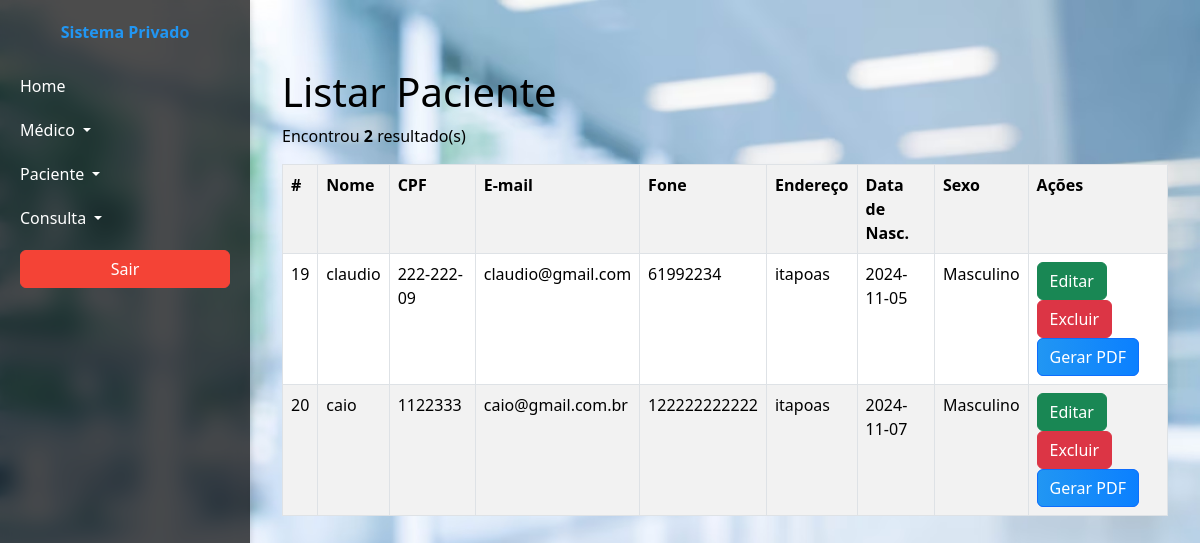
The app's page /dashboard.php?page=listar-paciente (signed in) with its own data.
### tables this page shows
CREATE TABLE `paciente` (
  `id_paciente` int(10) UNSIGNED NOT NULL,
  `nome_paciente` varchar(100) DEFAULT NULL,
  `cpf_paciente` varchar(14) DEFAULT NULL,
  `data_nasc_paciente` date DEFAULT NULL,
  `sexo_paciente` char(1) DEFAULT NULL,
  `fone_paciente` varchar(20) DEFAULT NULL,
  `email_paciente` varchar(100) DEFAULT NULL,
  `endereco_paciente` varchar(100) DEFAULT NULL
);

### listar-paciente.php (the view)
<h1>Listar Paciente</h1>
<?php
	$sql = "SELECT * FROM paciente";
	$res = $conn->query($sql);
	$qtd = $res->num_rows;
	if($qtd > 0){
		print "<p>Encontrou <b>$qtd</b> resultado(s)</p>";
		print "<table class='table table-bordered table-striped table-hover'>";
		print "<tr>";
		print "<th>#</th>";
		print "<th>Nome</th>";
		print "<th>CPF</th>";
		print "<th>E-mail</th>";
		print "<th>Fone</th>";
		print "<th>Endereço</th>";
		print "<th>Data de Nasc.</th>";
		print "<th>Sexo</th>";
		print "<th>Ações</th>";
		print "</tr>";
		while($row = $res->fetch_object()){
			if($row->sexo_paciente == "m"){
				$sexo = "Masculino";
			}else{
				$sexo = "Feminino";
			}
			print "<tr>";
			print "<td>".$row->id_paciente."</td>";
			print "<td>".$row->nome_paciente."</td>";
			print "<td>".$row->cpf_paciente."</td>";
			print "<td>".$row->email_paciente."</td>";
			print "<td>".$row->fone_paciente."</td>";
			print "<td>".$row->endereco_paciente."</td>";
			print "<td>".$row->data_nasc_paciente."</td>";
			print "<td>".$sexo."</td>";
			print "<td>
					<button class='btn btn-success' onclick=\"location.href='?page=editar-paciente&id_paciente=".$row->id_paciente."';\">Editar</button>
					<button class='btn btn-danger'onclick=\"if(confirm('Tem certeza que deseja excluir?')){location.href='?page=salvar-paciente&acao=excluir&id_paciente=".$row->id_paciente."';}else{false;}\">Excluir</button>
					<a href='gerar_pdf1.php?id_paciente=" . $row->id_paciente . "' class='btn btn-primary'>Gerar PDF</a>
			       </td>";
			print "</tr>";
		}
		print "</table>";
	}else{
		print "<p>Não encontrou resultado</p>";
	}

### dashboard.php (shortened to what this page needs)
<!DOCTYPE html>
<html lang="pt-br">
<head>
    <link href="css/bootstrap.min.css" rel="stylesheet">
    <link rel="stylesheet" href="https://cdnjs.cloudflare.com/ajax/libs/font-awesome/6.2.0/css/all.min.css" />
</head>
<body>
    <nav class="sidebar">
        <a class="navbar-brand" href="dashboard.php">Sistema Privado</a>
        <ul class="navbar-nav me-auto mb-2 mb-lg-0">
            <li class="nav-item">
                <a class="nav-link active" aria-current="page" href="dashboard.php">Home</a>
            </li>
            <li class="nav-item dropdown">
                <a class="nav-link dropdown-toggle" href="#" role="button" data-bs-toggle="dropdown"
                    aria-expanded="false">
                    Médico
                </a>
            </li>
            <li class="nav-item dropdown">
                <a class="nav-link dropdown-toggle" href="#" role="button" data-bs-toggle="dropdown"
                    aria-expanded="false">
                    Paciente
                </a>
            </li>
            <li class="nav-item dropdown">
                <a class="nav-link dropdown-toggle" href="#" role="button" data-bs-toggle="dropdown"
                    aria-expanded="false">
                    Consulta
                </a>
            </li>
        </ul>
        <a href="logout.php" class="btn btn-danger">Sair</a>
    </nav>
    <div class="main-content">
        <div class="container">
            <div class="row mt-5">
                <div class="col">
                    <?php
                    include('config.php');
                    switch (@$_REQUEST['page']) {
                        case 'listar-paciente':
                            include('listar-paciente.php');
                            break;
                    }
                    ?>
                </div>
            </div>
        </div>
    </div>
</body>
</html>

### dashboard.php (style rules this page uses)
body { display: flex; height: 100vh; background-image: url('images.avif'); background-size: cover; background-position: center; background-repeat: no-repeat; color: #000; }
.sidebar { width: 250px; height: 100vh; position: fixed; background-color: rgba(0, 0, 0, 0.7); backdrop-filter: blur(10px); box-shadow: 2px 0 5px rgba(0, 0, 0, 0.1); display: flex; flex-direction: column; padding-top: 20px; }
.sidebar .navbar-brand { color: #2196F3; text-align: center; font-weight: bold; margin-bottom: 20px; }
.sidebar .nav-link { color: #fff; padding: 10px 20px; text-decoration: none; }
.sidebar .nav-link.active { color: #fff !important; }
.sidebar .btn-danger { margin: 10px 20px; background-color: #f44336; border-color: #f44336; width: calc(100% - 40px); }
.main-content { margin-left: 250px; padding: 20px; flex: 1; }
.btn-primary { background-image: linear-gradient(to right, #2196F3, #0B80FF); color: #fff; }

### records on screen
paciente: id_paciente "19", nome_paciente "claudio", cpf_paciente "222-222-09", email_paciente "claudio@gmail.com", fone_paciente "61992234", endereco_paciente "itapoas", data_nasc_paciente "2024-11-05", sexo_paciente "Masculino"
paciente: id_paciente "20", nome_paciente "caio", cpf_paciente "1122333", email_paciente "caio@gmail.com.br", fone_paciente "122222222222", endereco_paciente "itapoas", data_nasc_paciente "2024-11-07", sexo_paciente "Masculino"

### other values on screen
$qtd "2"
